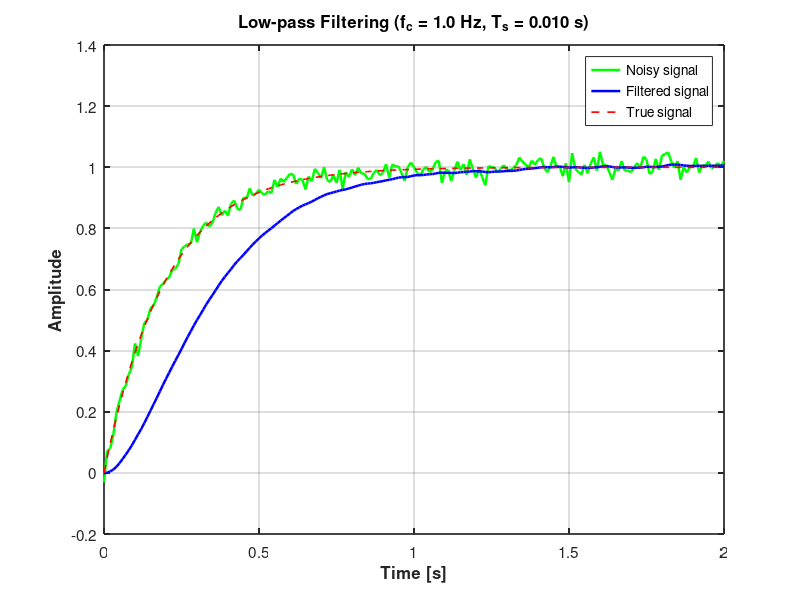

The MATLAB script that drew this image:
close all
clear
clc

%% === Filter parameters ===
fc = 1;        % Cutoff frequency [Hz]
Ts = 0.01;     % Sampling period [s]

%% === Define an example noisy signal ===
t = 0:Ts:2;                         % Time vector [s]
y_true = 1 - exp(-t/0.2);           % Original signal
noise = 0.02 * randn(size(y_true)); % Additive white noise
y = y_true + noise;                 % Noisy signal

%% === Define the continuous-time low-pass filter ===
% The continuous-time transfer function of a first-order LPF is:
%
%              (2*pi*fc)
%   H(s) = -----------------
%          (s + 2*pi*fc)
%
% This filter attenuates frequencies higher than fc [Hz].
% It is a standard first-order low-pass system, equivalent to an RC filter.
sysF = tf(2*pi*fc, [1, 2*pi*fc]);

%% === Discretize the filter (continuous -> discrete) ===
% The signal 'y' is discrete (sampled at Ts seconds), while 'sysF' is
% continuous-time (defined in the Laplace domain, variable s).
% To apply the filter digitally, we must convert H(s) → H(z).
%
% MATLAB's 'c2d()' function performs this conversion. We use the 'tustin'
% method, also known as the *bilinear transformation*, which replaces:
%
%       s = (2/Ts) * (1 - z^-1) / (1 + z^-1)
%
% The Tustin transform:
%   * Preserves the frequency response well at low frequencies
%   * Maps the stable left-half s-plane to the inside of the unit circle (stable in z)
%   * Avoids aliasing of poles and zeros
%   * Produces a stable, causal discrete-time filter suitable for implementation
%
% The resulting discrete filter H(z) ≈ H(s) in behavior for frequencies
% below Nyquist (Fs/2).
sysF_d = c2d(sysF, Ts, 'tustin');

% Extract numerator and denominator coefficients for use with 'filter'
[numF, denF] = tfdata(sysF_d, 'v');

%% === Apply the digital filter to the noisy signal ===
yf = filter(numF, denF, y);

%% === Plot the signals ===
figure('Color', 'w'); % White background
plot(t, y, 'Color', 'g', 'LineWidth', 1.8); hold on;
plot(t, yf, 'b', 'LineWidth', 1.8);
plot(t, y_true, 'r--', 'LineWidth', 1.2);

grid on
xlabel('Time [s]', 'FontSize', 12, 'FontWeight', 'bold');
ylabel('Amplitude', 'FontSize', 12, 'FontWeight', 'bold');
title(sprintf('Low-pass Filtering (f_c = %.1f Hz, T_s = %.3f s)', fc, Ts), ...
      'FontSize', 14, 'FontWeight', 'bold');
legend({'Noisy signal', 'Filtered signal', 'True signal'}, ...
       'Location', 'best', 'FontSize', 11);
set(gca, 'FontSize', 11, 'LineWidth', 1.2);
